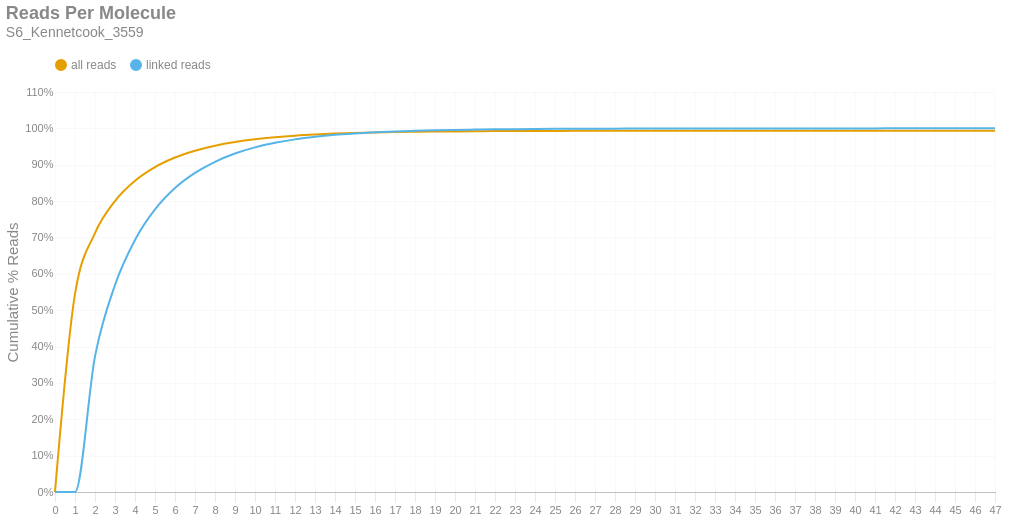

The code cell stored with this chart in its notebook:
### Markdown cell above
### Reads per Molecule
This chart shows the cumulative distribution of the number of reads per linked molecule. That is, how many alignments are associated with a unique molecule. This excludes the number of reads associated with invalid or absent linked-read barcodes. The `linked` histogram is the percentages recalculated when disregarding singletons.

### Code cell
if SKIPLR:
    print_html(f"Skipped")
else:
    counts = np.bincount(valids['reads'].cast(pl.Int64).to_numpy())
    weighted = counts * np.arange(len(counts))
    all_perc = weighted / n_reads
    linked_perc = weighted / n_linked_reads
    linked_perc[1] = 0
    binned_df = pl.DataFrame({
        'readsper': list(range(len(counts))),
        'all reads (cumsum)': np.cumsum(all_perc).tolist(),
        'linked reads (cumsum)': np.cumsum(linked_perc).tolist(),
    })

    with SafeRender(binned_df):
        (
            density_plot(binned_df, 'Reads Per Molecule', samplename, 'readspmol')
            .encode(
                x=alt.X('readsper:O', title=None).axis(labelAngle=0).scale(padding=0),
                y=alt.Y('value:Q', title='Cumulative % Reads').axis(format='%').stack(False),
                color=alt.Color("key:N").scale(domain=["all reads", "linked reads"]),
                tooltip=[
                    alt.Tooltip("key:N", title="Data Type"),
                    alt.Tooltip("readsper:O", title="Reads Per Molecule"),
                    alt.Tooltip("value:Q", format=".2%", title="% Reads (Cum.)")
                ]            
            )
        ).display()

### Figure 1 — Vega-Lite specification as saved in the notebook (floating-point values rounded to 4 significant figures)
{"width": "container", "height": 400, "config": {"title": {"anchor": "start", "dy": -15, "fontSize": 18, "color": "#888888", "subtitleColor": "#888888", "subtitleFontSize": 14}, "arc": {"fill": "#0072B2"}, "axis": {"domainColor": "#888888", "domainWidth": 0.5, "gridWidth": 0.2, "grid": false, "titleFontWeight": 400, "titleFontSize": 15, "labelFontSize": 11, "labelColor": "#888888", "tickColor": "#888888", "tickWidth": 0.2, "titleColor": "#888888"}, "axisBand": {"grid": false}, "axisX": {"grid": true, "tickSize": 10, "domainCap": "round"}, "axisY": {"domain": false, "grid": true, "tickSize": 0, "domainCap": "round"}, "background": "transparent", "header": {"labelFontSize": 15, "labelColor": "#888888", "titleFontSize": 15, "titleFontWeight": 600, "titleColor": "#888888"}, "legend": {"labelFont": "sans-serif", "labelFontSize": 12, "labelColor": "#888888", "symbolSize": 100, "symbolType": "circle", "titleFontSize": 12, "titlePadding": 10, "titleColor": "#888888", "title": null, "orient": "top"}, "range": {"category": ["#E69F00", "#56B4E9", "#009E73", "#F0E442", "#0072B2", "#D55E00", "#CC79A7", "#000000"], "diverging": ["#cfe8f3", "#a2d4ec", "#73bfe2", "#46abdb", "#1696d2", "#12719e"]}, "area": {"fill": "#0072B2", "fillOpacity": 0.7, "line": true, "strokeOpacity": 0.7}, "line": {"color": "#0072B2", "stroke": "#0072B2", "strokeWidth": 2}, "trail": {"color": "#0072B2", "stroke": "#0072B2", "strokeWidth": 0, "size": 1}, "point": {"filled": true, "fillOpacity": 1.0, "size": 95}, "text": {"color": "#888888", "fontSize": 11, "align": "right", "fontWeight": 400, "size": 11}, "bar": {"fill": "#0072B2", "stroke": null}, "view": {"stroke": null, "continuousWidth": 660, "continuousHeight": 400}}, "data": {"name": "data-ac6cd4f4729a8cab4dad3b1289484e7b"}, "mark": {"type": "line", "interpolate": "monotone", "point": {"opacity": 0, "size": 275}}, "encoding": {"color": {"field": "key", "scale": {"domain": ["all reads", "linked reads"]}, "type": "nominal"}, "tooltip": [{"field": "key", "title": "Data Type", "type": "nominal"}, {"field": "readsper", "title": "Reads Per Molecule", "type": "ordinal"}, {"field": "value", "format": ".2%", "title": "% Reads (Cum.)", "type": "quantitative"}], "x": {"axis": {"labelAngle": 0}, "field": "readsper", "scale": {"padding": 0}, "title": null, "type": "ordinal"}, "y": {"axis": {"format": "%"}, "field": "value", "stack": false, "title": "Cumulative % Reads", "type": "quantitative"}}, "params": [{"name": "param_c36ac31b6afebe62", "select": {"type": "point", "fields": ["key"]}, "bind": "legend"}], "title": {"text": "Reads Per Molecule", "subtitle": "S6_Kennetcook_3559"}, "transform": [{"fold": ["all reads (cumsum)", "linked reads (cumsum)"]}, {"calculate": "replace(datum.key, ' (cumsum)', '')", "as": "key"}, {"filter": {"param": "param_c36ac31b6afebe62"}}], "usermeta": {"embedOptions": {"downloadFileName": "S6_Kennetcook_3559.readspmol"}}, "$schema": "https://vega.github.io/schema/vega-lite/v6.1.0.json", "datasets": {"data-ac6cd4f4729a8cab4dad3b1289484e7b": [{"readsper": 0, "all reads (cumsum)": 0.0, "linked reads (cumsum)": 0.0}, {"readsper": 1, "all reads (cumsum)": 0.5447, "linked reads (cumsum)": 0.0}, {"readsper": 2, "all reads (cumsum)": 0.712, "linked reads (cumsum)": 0.3728}, {"readsper": 3, "all reads (cumsum)": 0.8002, "linked reads (cumsum)": 0.5691}, {"readsper": 4, "all reads (cumsum)": 0.8558, "linked reads (cumsum)": 0.6931}, {"readsper": 5, "all reads (cumsum)": 0.8935, "linked reads (cumsum)": 0.777}, {"readsper": 6, "all reads (cumsum)": 0.9199, "linked reads (cumsum)": 0.8359}, {"readsper": 7, "all reads (cumsum)": 0.9386, "linked reads (cumsum)": 0.8774}, {"readsper": 8, "all reads (cumsum)": 0.9523, "linked reads (cumsum)": 0.9081}, {"readsper": 9, "all reads (cumsum)": 0.9625, "linked reads (cumsum)": 0.9308}, {"readsper": 10, "all reads (cumsum)": 0.9701, "linked reads (cumsum)": 0.9477}, {"readsper": 11, "all reads (cumsum)": 0.9757, "linked reads (cumsum)": 0.9602}, {"readsper": 12, "all reads (cumsum)": 0.98, "linked reads (cumsum)": 0.9697}, {"readsper": 13, "all reads (cumsum)": 0.9832, "linked reads (cumsum)": 0.9768}, {"readsper": 14, "all reads (cumsum)": 0.9856, "linked reads (cumsum)": 0.9821}, {"readsper": 15, "all reads (cumsum)": 0.9873, "linked reads (cumsum)": 0.986}, {"readsper": 16, "all reads (cumsum)": 0.9887, "linked reads (cumsum)": 0.9892}, {"readsper": 17, "all reads (cumsum)": 0.9898, "linked reads (cumsum)": 0.9916}, {"readsper": 18, "all reads (cumsum)": 0.9906, "linked reads (cumsum)": 0.9933}, {"readsper": 19, "all reads (cumsum)": 0.9912, "linked reads (cumsum)": 0.9947}, {"readsper": 20, "all reads (cumsum)": 0.9917, "linked reads (cumsum)": 0.9958}, {"readsper": 21, "all reads (cumsum)": 0.9921, "linked reads (cumsum)": 0.9966}, {"readsper": 22, "all reads (cumsum)": 0.9924, "linked reads (cumsum)": 0.9974}, {"readsper": 23, "all reads (cumsum)": 0.9926, "linked reads (cumsum)": 0.9979}, {"readsper": 24, "all reads (cumsum)": 0.9928, "linked reads (cumsum)": 0.9983}, {"readsper": 25, "all reads (cumsum)": 0.993, "linked reads (cumsum)": 0.9987}, {"readsper": 26, "all reads (cumsum)": 0.9931, "linked reads (cumsum)": 0.9989}, {"readsper": 27, "all reads (cumsum)": 0.9932, "linked reads (cumsum)": 0.9991}, {"readsper": 28, "all reads (cumsum)": 0.9933, "linked reads (cumsum)": 0.9993}, {"readsper": 29, "all reads (cumsum)": 0.9933, "linked reads (cumsum)": 0.9994}, {"readsper": 30, "all reads (cumsum)": 0.9934, "linked reads (cumsum)": 0.9995}, {"readsper": 31, "all reads (cumsum)": 0.9934, "linked reads (cumsum)": 0.9996}, {"readsper": 32, "all reads (cumsum)": 0.9935, "linked reads (cumsum)": 0.9997}, {"readsper": 33, "all reads (cumsum)": 0.9935, "linked reads (cumsum)": 0.9997}, {"readsper": 34, "all reads (cumsum)": 0.9935, "linked reads (cumsum)": 0.9998}, {"readsper": 35, "all reads (cumsum)": 0.9935, "linked reads (cumsum)": 0.9998}, {"readsper": 36, "all reads (cumsum)": 0.9935, "linked reads (cumsum)": 0.9998}, {"readsper": 37, "all reads (cumsum)": 0.9935, "linked reads (cumsum)": 0.9999}, {"readsper": 38, "all reads (cumsum)": 0.9936, "linked reads (cumsum)": 0.9999}, {"readsper": 39, "all reads (cumsum)": 0.9936, "linked reads (cumsum)": 1.0}, {"readsper": 40, "all reads (cumsum)": 0.9936, "linked reads (cumsum)": 1.0}, {"readsper": 41, "all reads (cumsum)": 0.9936, "linked reads (cumsum)": 1.0}, {"readsper": 42, "all reads (cumsum)": 0.9936, "linked reads (cumsum)": 1.0}, {"readsper": 43, "all reads (cumsum)": 0.9936, "linked reads (cumsum)": 1.0}, {"readsper": 44, "all reads (cumsum)": 0.9936, "linked reads (cumsum)": 1.0}, {"readsper": 45, "all reads (cumsum)": 0.9936, "linked reads (cumsum)": 1.0}, {"readsper": 46, "all reads (cumsum)": 0.9936, "linked reads (cumsum)": 1.0}, {"readsper": 47, "all reads (cumsum)": 0.9936, "linked reads (cumsum)": 1.0}]}}
